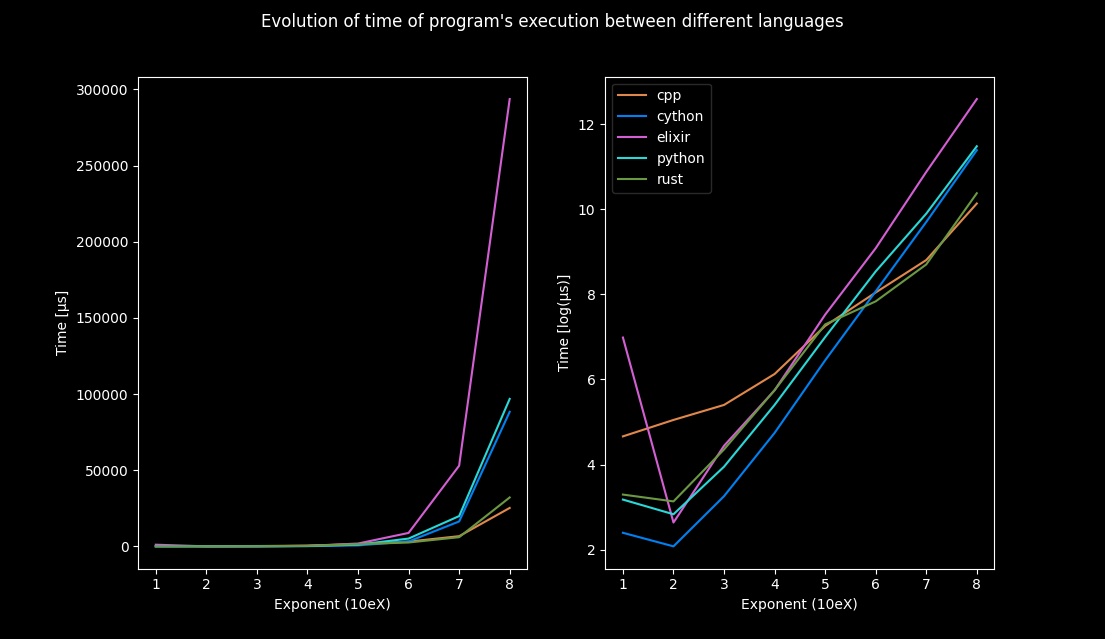

Write the Python code that produced this figure.
from matplotlib import pyplot as plt
import re
from math import log


def extract_data(filename):
    with open(f"results/{filename}", "r") as file:
        lines = list(file)[2:]
    values = [line.split("|") for line in lines]
    x, y = [], []
    for (exp, time, _) in values:
        x.append(int(re.search(r"\d+", exp)[0]))
        y.append(int(re.search(r"\d+", time)[0]))
    return x, y


languages = (
    "cpp",
    "cython",
    "elixir",
    "python",
    "rust",
)
fig, axs = plt.subplots(1, 2)
for language in languages:
    x, y = extract_data(language + "_results.txt")
    axs[0].plot(x, y, label=language)
    y = [log(e) for e in y]
    axs[1].plot(x, y, label=language)


fig.suptitle("Evolution of time of program's execution between different languages")
axs[0].set(xlabel="Exponent (10eX)", ylabel="Time [µs]")
axs[1].set(xlabel="Exponent (10eX)", ylabel="Time [log(µs)]")
plt.legend()
plt.show()
